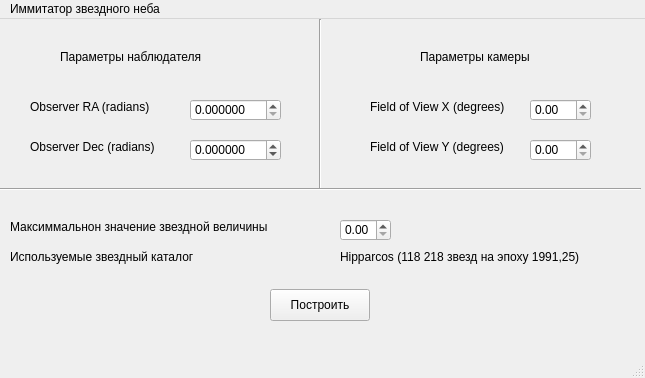
<?xml version="1.0" encoding="UTF-8"?>
<ui version="4.0">
 <class>MainWindow</class>
 <widget class="QMainWindow" name="MainWindow">
  <property name="geometry">
   <rect>
    <x>0</x>
    <y>0</y>
    <width>645</width>
    <height>378</height>
   </rect>
  </property>
  <property name="windowTitle">
   <string>MainWindow</string>
  </property>
  <widget class="QWidget" name="centralwidget">
   <widget class="QLabel" name="ra_label">
    <property name="geometry">
     <rect>
      <x>30</x>
      <y>80</y>
      <width>131</width>
      <height>16</height>
     </rect>
    </property>
    <property name="text">
     <string>Observer RA (radians)</string>
    </property>
   </widget>
   <widget class="QLabel" name="label">
    <property name="geometry">
     <rect>
      <x>30</x>
      <y>120</y>
      <width>141</width>
      <height>16</height>
     </rect>
    </property>
    <property name="text">
     <string>Observer Dec (radians)</string>
    </property>
   </widget>
   <widget class="QDoubleSpinBox" name="observerRaSpinBox">
    <property name="geometry">
     <rect>
      <x>190</x>
      <y>80</y>
      <width>91</width>
      <height>22</height>
     </rect>
    </property>
    <property name="decimals">
     <number>6</number>
    </property>
    <property name="maximum">
     <double>6.283000000000000</double>
    </property>
   </widget>
   <widget class="QDoubleSpinBox" name="observerDecSpinBox">
    <property name="geometry">
     <rect>
      <x>190</x>
      <y>120</y>
      <width>91</width>
      <height>22</height>
     </rect>
    </property>
    <property name="decimals">
     <number>6</number>
    </property>
    <property name="minimum">
     <double>-1.570000000000000</double>
    </property>
    <property name="maximum">
     <double>1.570000000000000</double>
    </property>
   </widget>
   <widget class="QLabel" name="label_2">
    <property name="geometry">
     <rect>
      <x>60</x>
      <y>30</y>
      <width>191</width>
      <height>16</height>
     </rect>
    </property>
    <property name="text">
     <string>Параметры наблюдателя</string>
    </property>
   </widget>
   <widget class="QLabel" name="label_3">
    <property name="geometry">
     <rect>
      <x>420</x>
      <y>30</y>
      <width>191</width>
      <height>16</height>
     </rect>
    </property>
    <property name="text">
     <string>Параметры камеры</string>
    </property>
   </widget>
   <widget class="Line" name="line">
    <property name="geometry">
     <rect>
      <x>310</x>
      <y>0</y>
      <width>20</width>
      <height>171</height>
     </rect>
    </property>
    <property name="orientation">
     <enum>Qt::Orientation::Vertical</enum>
    </property>
   </widget>
   <widget class="QLabel" name="label_4">
    <property name="geometry">
     <rect>
      <x>10</x>
      <y>200</y>
      <width>311</width>
      <height>16</height>
     </rect>
    </property>
    <property name="text">
     <string>Максиммальнон значение звездной величины</string>
    </property>
   </widget>
   <widget class="QDoubleSpinBox" name="maxMagnitudeSpinBox">
    <property name="geometry">
     <rect>
      <x>340</x>
      <y>200</y>
      <width>51</width>
      <height>22</height>
     </rect>
    </property>
    <property name="maximum">
     <double>10.000000000000000</double>
    </property>
   </widget>
   <widget class="QDoubleSpinBox" name="fovYSpinBox">
    <property name="geometry">
     <rect>
      <x>530</x>
      <y>120</y>
      <width>61</width>
      <height>22</height>
     </rect>
    </property>
    <property name="maximum">
     <double>180.000000000000000</double>
    </property>
   </widget>
   <widget class="QLabel" name="ra_label_2">
    <property name="geometry">
     <rect>
      <x>370</x>
      <y>80</y>
      <width>151</width>
      <height>16</height>
     </rect>
    </property>
    <property name="text">
     <string>Field of View X (degrees)</string>
    </property>
   </widget>
   <widget class="QLabel" name="label_6">
    <property name="geometry">
     <rect>
      <x>370</x>
      <y>120</y>
      <width>151</width>
      <height>16</height>
     </rect>
    </property>
    <property name="text">
     <string>Field of View Y (degrees)</string>
    </property>
   </widget>
   <widget class="QDoubleSpinBox" name="fovXSpinBox">
    <property name="geometry">
     <rect>
      <x>530</x>
      <y>80</y>
      <width>61</width>
      <height>22</height>
     </rect>
    </property>
    <property name="maximum">
     <double>180.000000000000000</double>
    </property>
   </widget>
   <widget class="QLabel" name="label_7">
    <property name="geometry">
     <rect>
      <x>10</x>
      <y>230</y>
      <width>211</width>
      <height>16</height>
     </rect>
    </property>
    <property name="text">
     <string>Используемые звездный каталог</string>
    </property>
   </widget>
   <widget class="QLabel" name="label_8">
    <property name="geometry">
     <rect>
      <x>340</x>
      <y>230</y>
      <width>281</width>
      <height>16</height>
     </rect>
    </property>
    <property name="text">
     <string>Hipparcos (118 218 звезд на эпоху 1991,25)</string>
    </property>
   </widget>
   <widget class="Line" name="line_2">
    <property name="geometry">
     <rect>
      <x>0</x>
      <y>160</y>
      <width>641</width>
      <height>20</height>
     </rect>
    </property>
    <property name="orientation">
     <enum>Qt::Orientation::Horizontal</enum>
    </property>
   </widget>
   <widget class="QPushButton" name="buildMapButton">
    <property name="geometry">
     <rect>
      <x>270</x>
      <y>270</y>
      <width>100</width>
      <height>32</height>
     </rect>
    </property>
    <property name="text">
     <string>Построить</string>
    </property>
   </widget>
  </widget>
  <widget class="QMenuBar" name="menubar">
   <property name="geometry">
    <rect>
     <x>0</x>
     <y>0</y>
     <width>645</width>
     <height>24</height>
    </rect>
   </property>
   <widget class="QMenu" name="menustarry_sky">
    <property name="title">
     <string>Иммитатор звездного неба</string>
    </property>
   </widget>
   <addaction name="menustarry_sky"/>
  </widget>
  <widget class="QStatusBar" name="statusbar"/>
 </widget>
 <resources/>
 <connections/>
</ui>
